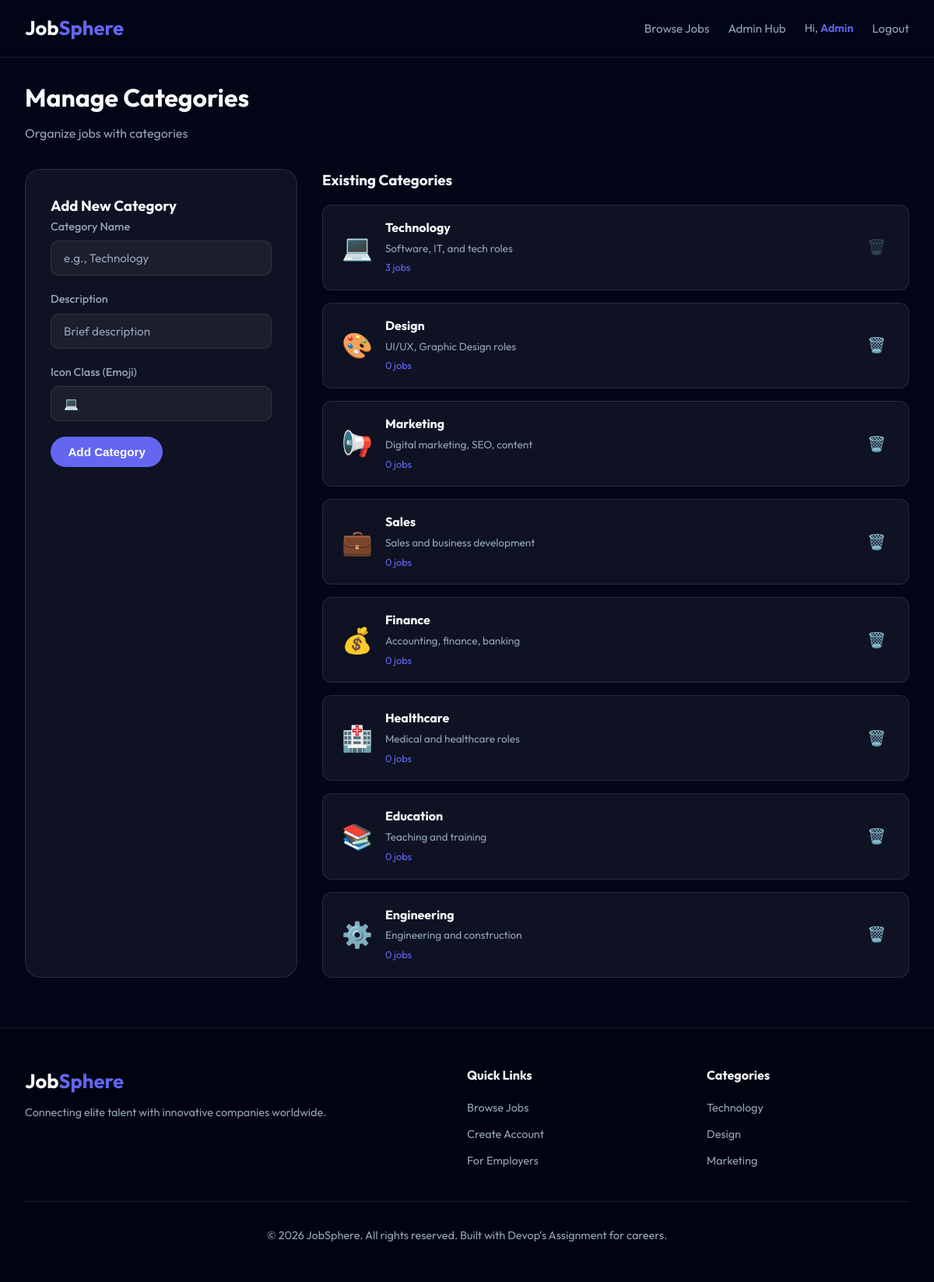
The app's page /admin/categories (signed in) with its own data.
### models.py (models this page shows, shortened)
class User(UserMixin, db.Model):
    __tablename__ = 'users'
    id = db.Column(db.Integer, primary_key=True)
    email = db.Column(db.String(120), unique=True, nullable=False, index=True)
    password_hash = db.Column(db.String(256), nullable=False)
    name = db.Column(db.String(100), nullable=False)
    role = db.Column(db.String(20), nullable=False, default='jobseeker')  # admin, employer, jobseeker
    phone = db.Column(db.String(20))
    bio = db.Column(db.Text)
    resume_path = db.Column(db.String(255))
    skills = db.Column(db.Text)  # Comma-separated skills
    location = db.Column(db.String(100))
    is_active = db.Column(db.Boolean, default=True)
    created_at = db.Column(db.DateTime, default=datetime.utcnow)
    updated_at = db.Column(db.DateTime, default=datetime.utcnow, onupdate=datetime.utcnow)
    company = db.relationship('Company', backref='owner', uselist=False, lazy=True)
    applications = db.relationship('Application', backref='applicant', lazy='dynamic')
    def is_admin(self):
        return self.role == 'admin'
    def is_employer(self):
        return self.role == 'employer'
    def is_jobseeker(self):
        return self.role == 'jobseeker'

class Category(db.Model):
    __tablename__ = 'categories'
    id = db.Column(db.Integer, primary_key=True)
    name = db.Column(db.String(100), nullable=False, unique=True)
    description = db.Column(db.String(255))
    icon = db.Column(db.String(50))  # Icon class name
    jobs = db.relationship('Job', backref='category', lazy='dynamic')

### app.py (the view, shortened to what this page needs)
@app.route('/admin/categories', methods=['GET', 'POST'])
@login_required
@admin_required
def admin_categories():
    form = CategoryForm()
    categories = Category.query.all()
    return render_template('admin/categories.html', form=form, categories=categories)

### forms.py
class CategoryForm(FlaskForm):
    name = StringField('Category Name', validators=[
        DataRequired(),
        Length(min=2, max=100)
    ])
    description = StringField('Description', validators=[
        Optional(),
        Length(max=255)
    ])
    icon = StringField('Icon Class', validators=[Optional(), Length(max=50)])

### app.py (called while the page is built)
@login_manager.user_loader
def load_user(user_id):
    return User.query.get(int(user_id))

def admin_required(f):
    @wraps(f)
    def decorated_function(*args, **kwargs):
        if not current_user.is_authenticated or not current_user.is_admin():
            flash('Admin access required.', 'error')
            return redirect(url_for('index'))
        return f(*args, **kwargs)
    return decorated_function

### templates/admin/categories.html (shortened to what this page needs)
{% extends 'base.html' %}
{% block content %}
<div class="page-content">
    <div class="container">
        <div class="page-header">
            <h1>Manage Categories</h1>
            <p>Organize jobs with categories</p>
        </div>
        <div class="categories-layout">
            <div class="form-card compact">
                <h3>Add New Category</h3>
                <form method="POST">
                    <div class="form-group">
                        <label for="name">{{ form.name.label.text }}</label>
                        {{ form.name(class="form-control", placeholder="e.g., Technology") }}
                    </div>
                    <div class="form-group">
                        <label for="description">{{ form.description.label.text }}</label>
                        {{ form.description(class="form-control", placeholder="Brief description") }}
                    </div>
                    <div class="form-group">
                        <label for="icon">{{ form.icon.label.text }} (Emoji)</label>
                        {{ form.icon(class="form-control", placeholder="💻") }}
                    </div>
                    <button type="submit" class="btn-primary">Add Category</button>
                </form>
            </div>
            <div class="categories-list-section">
                <h3>Existing Categories</h3>
                {% if categories %}
                <div class="categories-grid">
                    {% for cat in categories %}
                    <div class="category-card">
                        <div class="category-info">
                            <span class="category-icon">{{ cat.icon or '📁' }}</span>
                            <div>
                                <h4>{{ cat.name }}</h4>
                                {% if cat.description %}
                                <p>{{ cat.description }}</p>
                                {% endif %}
                                <span class="job-count">{{ cat.jobs.count() }} jobs</span>
                            </div>
                        </div>
                        <form action="{{ url_for('admin_delete_category', cat_id=cat.id) }}" method="POST"
                            onsubmit="return confirm('Are you sure? This will unlink all jobs from this category.');">
                            <button type="submit" class="btn-icon danger" title="Delete" {% if cat.jobs.count()> 0
                                %}disabled{% endif %}>🗑️</button>
                        </form>
                    </div>
                    {% endfor %}
                </div>
                {% else %}
                <div class="empty-state-small">
                    <p>No categories created yet. Add one to get started!</p>
                </div>
                {% endif %}
            </div>
        </div>
    </div>
</div>
{% endblock %}

### templates/base.html (shortened to what this page needs)
<!DOCTYPE html>
<html lang="en">
<head>
    <link rel="stylesheet" href="{{ url_for('static', filename='css/styles.css') }}">
</head>
<body>
    <header class="navbar">
        <div class="container">
            <a href="{{ url_for('index') }}" class="logo">Job<span>Sphere</span></a>
            <nav>
                <ul>
                    <li><a href="{{ url_for('index') }}#jobs">Browse Jobs</a></li>
                    {% if current_user.is_authenticated %}
                    {% if current_user.is_jobseeker() %}
                    <li><a href="{{ url_for('ats') }}">ATS Checker</a></li>
                    <li><a href="{{ url_for('my_applications') }}">My Applications</a></li>
                    <li><a href="{{ url_for('profile') }}">Profile</a></li>
                    {% elif current_user.is_employer() %}
                    <li><a href="{{ url_for('employer_dashboard') }}">Dashboard</a></li>
                    <li><a href="{{ url_for('employer_jobs') }}">My Jobs</a></li>
                    {% elif current_user.is_admin() %}
                    <li><a href="{{ url_for('admin_dashboard') }}">Admin Hub</a></li>
                    {% endif %}
                    <li class="user-greeting">Hi, <span>{{ current_user.name.split(' ')[0] }}</span></li>
                    <li><a href="{{ url_for('logout') }}">Logout</a></li>
                    {% else %}
                    <li><a href="{{ url_for('login') }}">Login</a></li>
                    <li><a href="{{ url_for('register') }}" class="btn-primary">Get Started</a></li>
                    {% endif %}
                </ul>
            </nav>
        </div>
    </header>
    <main>
        {% block content %}{% endblock %}
    </main>
    <footer>
        <div class="container">
            <div class="footer-content">
                <div class="footer-brand">
                    <a href="/" class="logo">Job<span>Sphere</span></a>
                    <p>Connecting elite talent with innovative companies worldwide.</p>
                </div>
                <div class="footer-links">
                    <h4>Quick Links</h4>
                    <ul>
                        <li><a href="{{ url_for('index') }}">Browse Jobs</a></li>
                        <li><a href="{{ url_for('register') }}">Create Account</a></li>
                        <li><a href="#">For Employers</a></li>
                    </ul>
                </div>
                <div class="footer-links">
                    <h4>Categories</h4>
                    <ul>
                        <li><a href="#">Technology</a></li>
                        <li><a href="#">Design</a></li>
                        <li><a href="#">Marketing</a></li>
                    </ul>
                </div>
            </div>
            <div class="footer-bottom">
                <p>&copy; 2026 JobSphere. All rights reserved. Built with Devop's Assignment for careers.</p>
            </div>
        </div>
    </footer>
</body>
</html>

### static/css/styles.css (style rules this page uses)
:root { --primary: #6366f1; --primary-hover: #4f46e5; --secondary: #0f172a; --accent: #f43f5e; --success: #10b981; --warning: #f59e0b; --bg-dark: #020617; --glass-bg: rgba(255, 255, 255, 0.05); --glass-border: rgba(255, 255, 255, 0.1); --text-main: #f8fafc; --text-muted: #94a3b8; --transition: all 0.3s cubic-bezier(0.4, 0, 0.2, 1); }
* { margin: 0; padding: 0; box-sizing: border-box; }
body { font-family: 'Outfit', sans-serif; background-color: var(--bg-dark); color: var(--text-main); line-height: 1.6; overflow-x: hidden; }
.container { max-width: 1200px; margin: 0 auto; padding: 0 2rem; }
.navbar { padding: 1rem 0; position: fixed; width: 100%; top: 0; z-index: 1000; backdrop-filter: blur(10px); background: rgba(2, 6, 23, 0.9); border-bottom: 1px solid var(--glass-border); }
.navbar .container { display: flex; justify-content: space-between; align-items: center; }
.logo { font-size: 1.6rem; font-weight: 700; text-decoration: none; color: var(--text-main); }
.logo span { color: var(--primary); }
nav ul { display: flex; list-style: none; gap: 1.5rem; align-items: center; }
nav a { text-decoration: none; color: var(--text-muted); font-weight: 400; transition: var(--transition); font-size: 0.95rem; }
.user-greeting { color: var(--text-muted); font-size: 0.9rem; }
.user-greeting span { color: var(--primary); font-weight: 600; }
.btn-primary { background: var(--primary); color: white !important; padding: 0.7rem 1.4rem; border-radius: 50px; font-weight: 600; border: none; cursor: pointer; transition: var(--transition); display: inline-flex; align-items: center; gap: 0.5rem; text-decoration: none; font-size: 0.95rem; }
.btn-icon { background: none; border: none; cursor: pointer; font-size: 1.2rem; padding: 0.3rem; transition: var(--transition); }
.page-content { padding-top: 100px; min-height: 100vh; padding-bottom: 4rem; }
.page-header { margin-bottom: 2rem; }
.page-header h1 { font-size: 2rem; margin-bottom: 0.5rem; }
.page-header p { color: var(--text-muted); }
.form-card { background: var(--glass-bg); border: 1px solid var(--glass-border); padding: 2rem; border-radius: 20px; }
.form-group { margin-bottom: 1.2rem; text-align: left; }
.form-group label { display: block; margin-bottom: 0.4rem; font-size: 0.9rem; font-weight: 500; color: var(--text-muted); }
.form-control { width: 100%; background: var(--glass-bg); border: 1px solid var(--glass-border); padding: 0.75rem 1rem; border-radius: 10px; color: white; outline: none; transition: var(--transition); font-size: 0.95rem; font-family: inherit; }
.form-control::placeholder { color: var(--text-muted); }
.categories-layout { display: grid; grid-template-columns: 350px 1fr; gap: 2rem; }
.categories-grid { display: grid; gap: 1rem; }
.category-card { background: var(--glass-bg); border: 1px solid var(--glass-border); padding: 1rem 1.5rem; border-radius: 12px; display: flex; justify-content: space-between; align-items: center; }
.category-info { display: flex; gap: 1rem; align-items: center; }
.category-icon { font-size: 2rem; }
.category-info h4 { margin-bottom: 0.2rem; }
.category-info p { font-size: 0.85rem; color: var(--text-muted); }
.job-count { font-size: 0.8rem; color: var(--primary); }
.categories-list-section h3 { margin-bottom: 1rem; }
footer { padding: 3rem 0; border-top: 1px solid var(--glass-border); background: rgba(0, 0, 0, 0.3); }
.footer-content { display: grid; grid-template-columns: 2fr 1fr 1fr; gap: 3rem; margin-bottom: 2rem; }
.footer-brand .logo { margin-bottom: 0.5rem; display: inline-block; }
.footer-brand p { color: var(--text-muted); font-size: 0.9rem; }
.footer-links h4 { margin-bottom: 1rem; font-size: 1rem; }
.footer-links ul { list-style: none; }
.footer-links li { margin-bottom: 0.5rem; }
.footer-links a { color: var(--text-muted); text-decoration: none; font-size: 0.9rem; }
.footer-bottom { text-align: center; padding-top: 2rem; border-top: 1px solid var(--glass-border); color: var(--text-muted); font-size: 0.9rem; }
.compact { max-width: 500px; }

### records on screen
User: name "Admin"
Category: icon "💻", name "Technology", description "Software, IT, and tech roles", jobs.count "3"
Category: icon "🎨", name "Design", description "UI/UX, Graphic Design roles", jobs.count "0"
Category: icon "📢", name "Marketing", description "Digital marketing, SEO, content", jobs.count "0"
Category: icon "💼", name "Sales", description "Sales and business development", jobs.count "0"
Category: icon "💰", name "Finance", description "Accounting, finance, banking", jobs.count "0"
Category: icon "🏥", name "Healthcare", description "Medical and healthcare roles", jobs.count "0"
Category: icon "📚", name "Education", description "Teaching and training", jobs.count "0"
Category: icon "⚙️", name "Engineering", description "Engineering and construction", jobs.count "0"
